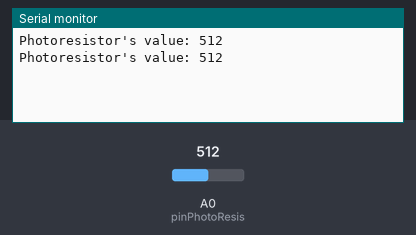
This sketch was run on a simulated Arduino Uno, built with avr-gcc and run on an emulated ATmega328P. Parts: the last lines printed to the serial monitor. The inputs (shaded band) are chosen by the test bench; at power-on: A0 (pinPhotoResis) = 512.

Above: at 2.8 s.
2.9 s: A0 (pinPhotoResis) set to 716
At 5.2 s:
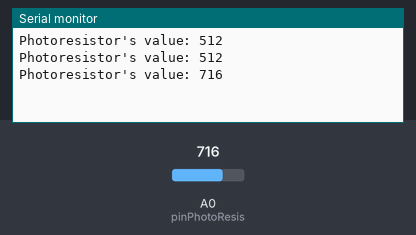
5.6 s: A0 (pinPhotoResis) set to 900
At 6.9 s:
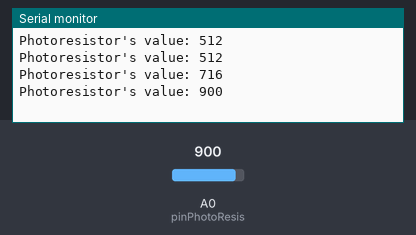
Timing chart, 0 to 8.6 s (numbered marks = the images above; inputs shaded):
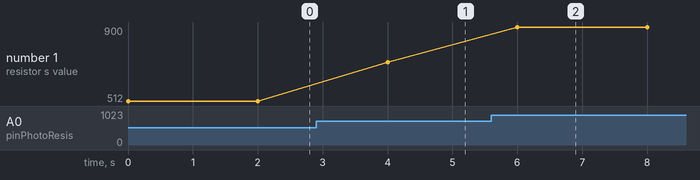

The sketch:

photoresistor-serial.ino
```cpp
/*
 * Program Name: Photoresistor
 * Author: Ignacio Rubio
 * Date: 12 August 2018
 * Description: Shows photoresistor's value on serial monitor.
 */

const int pinPhotoResis = A0; // photoresistor pin

void setup() {
  Serial.begin(9600);
}

int valuePhotoResis = 0;

void loop() {
  valuePhotoResis = analogRead(pinPhotoResis);

  Serial.print("Photoresistor's value: ");
  Serial.println(valuePhotoResis);

  delay(2000);
}
```

Measured:
- after the input at 2.9 s, the serial monitor: prints a new line after 1.1 s (image 1)
- after the input at 5.6 s, the serial monitor: prints a new line after 0.40 s (image 2)
- plotted number 1: 512 → 716 after the input at 2.9 s, 716 → 900 after the input at 5.6 s
